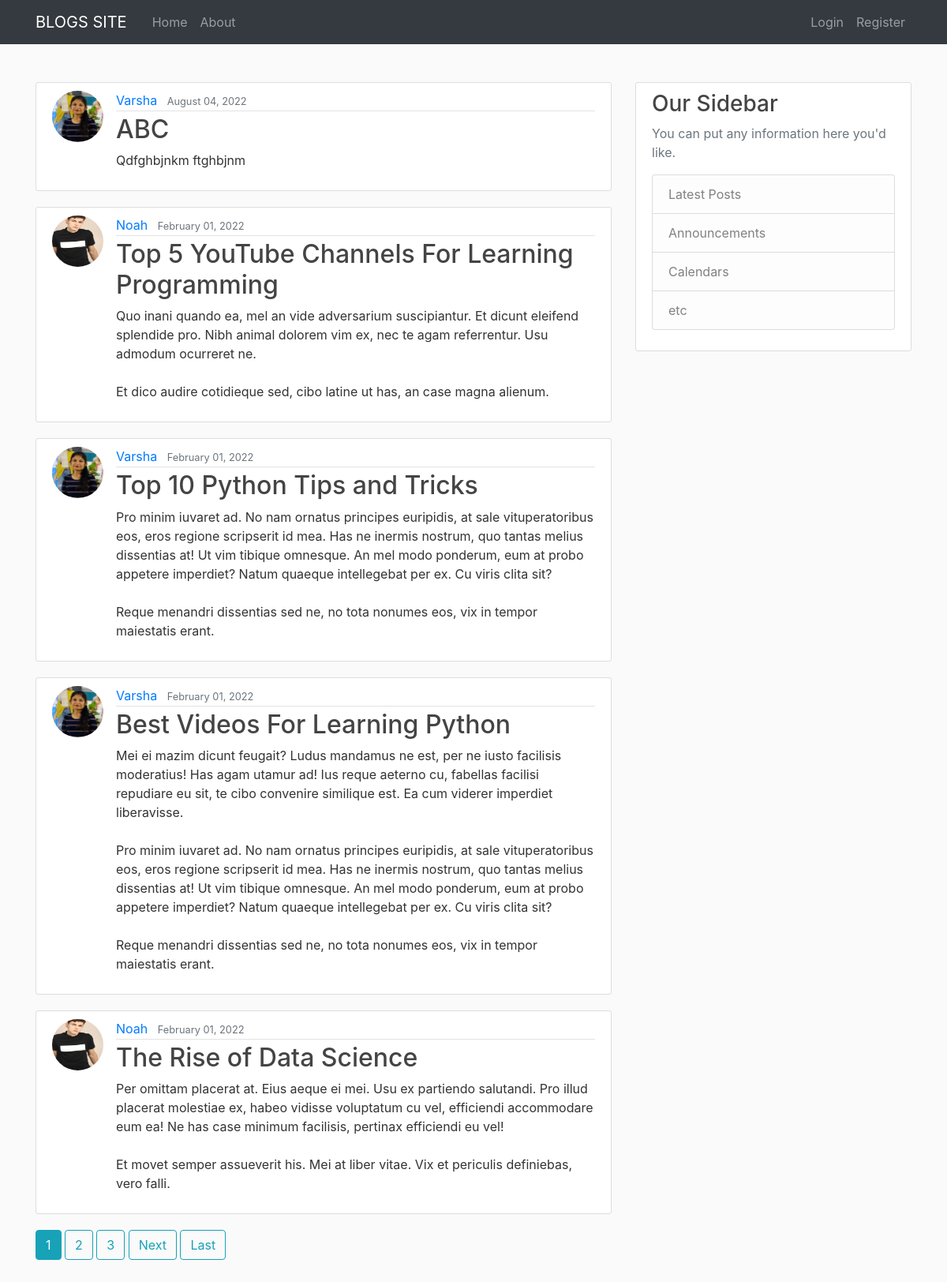
The page / on the database its author committed.
### blog/models.py (models this page shows, shortened)
class Post(models.Model):
    title = models.CharField(max_length=100)
    content = models.TextField()
    date_posted = models.DateTimeField(default=timezone.now)
    author = models.ForeignKey(User, on_delete=models.CASCADE)

### users/models.py (models this page shows, shortened)
class Profile(models.Model):
    user=models.OneToOneField(User, on_delete=models.CASCADE)
    image=models.ImageField(default='default.jpg',upload_to='profile_pics')

### blog/views.py (the view)
# urls.py: path('', PostListView.as_view(), name='blog-home'),
class PostListView(ListView):
    model = Post
    template_name = 'blog/home.html'  # <app>/<model>_<viewtype>.html
    context_object_name = 'posts'
    ordering = ['-date_posted']
    paginate_by = 5

### blog/templates/blog/home.html (shortened to what this page needs)
{% extends "blog/base.html" %}
{% block content %}
    {% for post in posts %}
        <article class="media content-section">
          <img class="rounded-circle article-img" src="{{ post.author.profile.image.url }}">
          <div class="media-body">
            <div class="article-metadata">
              <a class="mr-2" href="{% url 'user-posts' post.author.username %}">{{ post.author }}</a>
              <small class="text-muted">{{ post.date_posted|date:"F d, Y" }}</small>
            </div>
            <h2><a class="article-title" href="{% url 'post-detail' post.id %}">{{ post.title }}</a></h2>
            <p class="article-content">{{ post.content }}</p>
          </div>
        </article>
    {% endfor %}
    {% if is_paginated %}
      {% for num in page_obj.paginator.page_range %}
        {% if page_obj.number == num %}
          <a class="btn btn-info mb-4" href="?page={{ num }}">{{ num }}</a>
        {% elif num > page_obj.number|add:'-3' and num < page_obj.number|add:'3' %}
          <a class="btn btn-outline-info mb-4" href="?page={{ num }}">{{ num }}</a>
        {% endif %}
      {% endfor %}
      {% if page_obj.has_next %}
        <a class="btn btn-outline-info mb-4" href="?page={{ page_obj.next_page_number }}">Next</a>
        <a class="btn btn-outline-info mb-4" href="?page={{ page_obj.paginator.num_pages }}">Last</a>
      {% endif %}
    {% endif %}
{% endblock content %}

### blog/templates/blog/base.html (shortened to what this page needs)
{% load static %}
<!DOCTYPE html>
<html>
<head>
    <link rel="stylesheet" href="https://maxcdn.bootstrapcdn.com/bootstrap/4.0.0/css/bootstrap.min.css">
    <link rel="stylesheet" type="text/css" href="{% static 'blog/main.css' %}">
</head>
<body style="margin-top:0px;">
    <header class="site-header">
      <nav class="navbar navbar-expand-md navbar-dark bg-dark ">
        <div class="container">
          <a class="navbar-brand mr-4" href="{% url 'blog-home' %}">BLOGS SITE</a>
          <div class="collapse navbar-collapse" id="navbarToggle">
            <div class="navbar-nav mr-auto">
              <a class="nav-item nav-link" href="{% url 'blog-home' %}">Home</a>
              <a class="nav-item nav-link" href="{% url 'blog-about' %}">About</a>
            </div>
            <div class="navbar-nav">
              {% if user.is_authenticated %}
                <a class="nav-item nav-link text-white" href="{% url 'post-create' %}"><strong>+ Add New Post</strong></a>
                <a class="nav-item nav-link text-white" href="{% url 'profile' %}">Profile</a>
                <a class="nav-item nav-link text-white" href="{% url 'logout' %}">Logout</a>
              {% else %}
                <a class="nav-item nav-link" href="{% url 'login' %}">Login</a>
                <a class="nav-item nav-link" href="{% url 'register' %}">Register</a>
              {% endif %}
            </div>
          </div>
        </div>
      </nav>
    </header>
    <main role="main" class="container my-5">
      <div class="row">
        <div class="col-md-8">
          {% block content %}{% endblock %}
        </div>
        <div class="col-md-4">
          <div class="content-section">
            <h3>Our Sidebar</h3>
            <p class='text-muted'>You can put any information here you'd like.
              <ul class="list-group">
                <li class="list-group-item list-group-item-light">Latest Posts</li>
                <li class="list-group-item list-group-item-light">Announcements</li>
                <li class="list-group-item list-group-item-light">Calendars</li>
                <li class="list-group-item list-group-item-light">etc</li>
              </ul>
            </p>
          </div>
        </div>
      </div>
    </main>
</body>
</html>

### blog/static/blog/main.css (style rules this page uses)
body { background: #fafafa; color: #333333; margin-top: 0px; }
h1, h2, h3, h4, h5, h6 { color: #444444; }
ul { margin: 0; }
.content-section { background: #ffffff; padding: 10px 20px; border: 1px solid #dddddd; border-radius: 3px; margin-bottom: 20px; }
.article-title { color: #444444; }
.article-content { white-space: pre-line; }
.article-img { height: 65px; width: 65px; margin-right: 16px; }
.article-metadata { padding-bottom: 1px; margin-bottom: 4px; border-bottom: 1px solid #e3e3e3 }

### rows shown on the page
Post: author.profile.image (placeholder picture), author "Varsha", date_posted "August 04, 2022", title "ABC", content "Qdfghbjnkm ftghbjnm"
Post: author.profile.image (picture), author "Noah", date_posted "February 01, 2022", title "Top 5 YouTube Channels For Learning Programming", content "Quo inani quando ea, mel an vide adversarium suscipiantur. Et dicunt eleifend splendide pro. Nibh animal dolorem vim ex, nec te agam referrentur. Usu admodum ocurreret ne. Et dico audire cotidieque sed, cibo latine ut has, an case magna alienum."
Post: author.profile.image (placeholder picture), author "Varsha", date_posted "February 01, 2022", title "Top 10 Python Tips and Tricks", content "Pro minim iuvaret ad. No nam ornatus principes euripidis, at sale vituperatoribus eos, eros regione scripserit id mea. Has ne inermis nostrum, quo tantas melius dissentias at! Ut vim tibique omnesque. An mel modo ponderum, eum at probo appetere imperdiet? Natum quaeque intellegebat per ex. Cu viris clita sit? Reque menandri dissentias sed ne, no tota nonumes eos, vix in tempor maiestatis erant."
Post: author.profile.image (placeholder picture), author "Varsha", date_posted "February 01, 2022", title "Best Videos For Learning Python", content "Mei ei mazim dicunt feugait? Ludus mandamus ne est, per ne iusto facilisis moderatius! Has agam utamur ad! Ius reque aeterno cu, fabellas facilisi repudiare eu sit, te cibo convenire similique est. Ea cum viderer imperdiet liberavisse. Pro minim iuvaret ad. No nam ornatus principes euripidis, at sale vituperatoribus eos, eros regione scripserit id mea. Has ne inermis nostrum, quo tantas melius dissentias at! Ut vim tibique omnesque. An mel modo ponderum, eum at probo appetere imperdiet? Natum quaeque intellegebat per ex. Cu viris clita sit? Reque menandri dissentias sed ne, no tota nonumes eos, vix in tempor maiestatis erant."
Post: author.profile.image (picture), author "Noah", date_posted "February 01, 2022", title "The Rise of Data Science", content "Per omittam placerat at. Eius aeque ei mei. Usu ex partiendo salutandi. Pro illud placerat molestiae ex, habeo vidisse voluptatum cu vel, efficiendi accommodare eum ea! Ne has case minimum facilisis, pertinax efficiendi eu vel! Et movet semper assueverit his. Mei at liber vitae. Vix et periculis definiebas, vero falli."

### other values the page prints
{{ num }} "1"
{{ num }} "2" "3"
